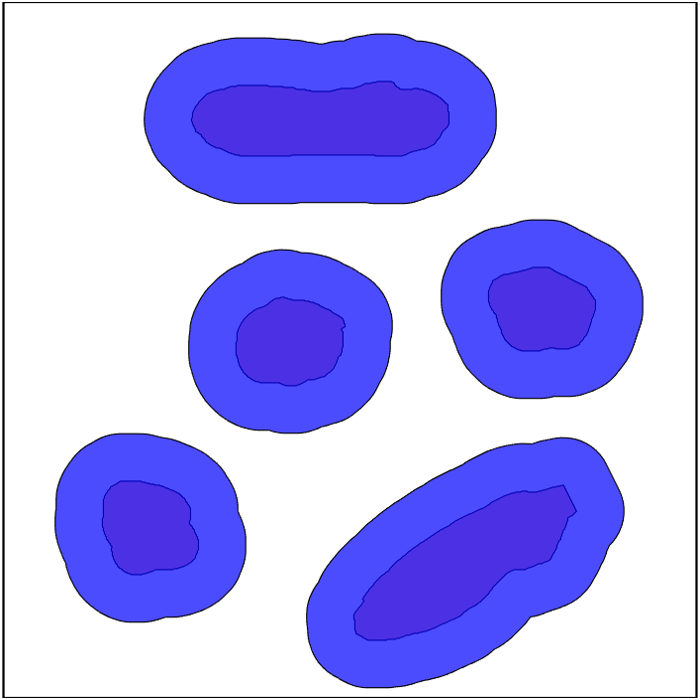
%> input picture 07 - Planejamento Rapidly-Exploring Random Tree (RRT)/Img_processada_700_x_700.png, 700 x 700 px
$ octave algoritmo_RRT_com_mapa.m   (GNU Octave 9; MATLAB toolbox functions it lacks are replaced by stand-ins)
%> lines starting %> are read from the running program, lines starting %| are printed output that depends on the picture
clc;
clear all;
close all;

% Leitura da imagem do mapa
%img = imread('imagens/imagem_processada_50x50.png');
img = imread('Img_processada_700_x_700.png');
%> img is the input picture: size 700x700x3 uint8; mean R, G, B 181.5, 178.5, 247.1
%img = imread('imagens/maze.png');

img=rgb2gray(img); %Converter para gray
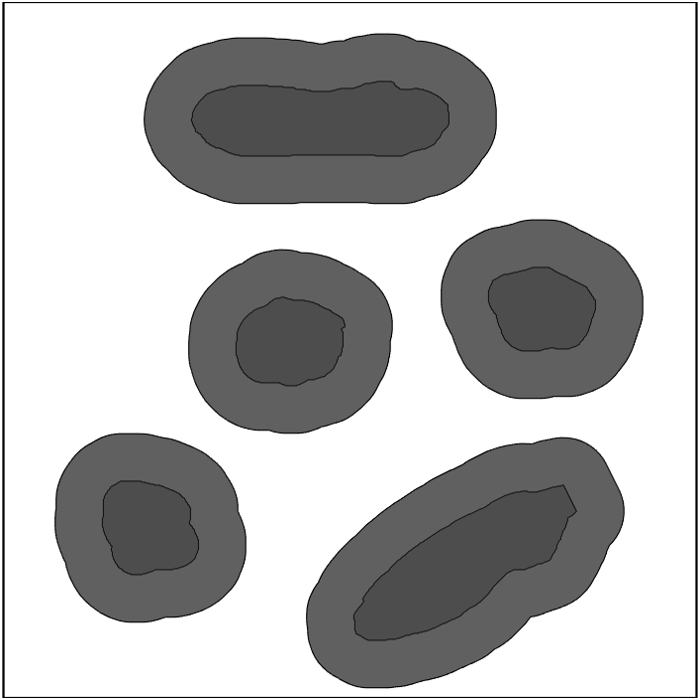
%> img: size 700x700 uint8; min 0, max 255, mean 187.1
[n_linhas_img, n_colunas_img]=size(img);
%> n_linhas_img = 700; n_colunas_img = 700
figure;
image(img); % mostra a imagem em escala de cinza
set(gcf,'colormap',gray);
axis equal;

% Definição das coordenadas do ponto inicial e final do robô
start_point = [-4, -4];
goal_point = [2.8, 2.76];

%dimensões do mapa (considera-se que o sistema de ref está no centro do mapa)
size_x_mapa=10;
size_y_mapa=10;

%escala entre o mapa real e a imagem em pixels
escala_colunas=n_colunas_img/size_x_mapa; %pixels/metro
%> escala_colunas = 70
escala_linhas=n_linhas_img/size_y_mapa; %pixels/metro
%> escala_linhas = 70

% Parâmetros do algoritmo RRT
max_iter = 1000; % número máximo de iterações
step_size = 1;

% Inicialização da árvore
tree = [start_point, 0]; % A árvore é uma matriz onde cada linha é um nó: [x, y, índice do pai]

for iter = 1:max_iter
    % Gerar um ponto aleatório no espaço de configuração
    if (mod(iter,10)==0) % se multiplo de 5 gera um ponto em direção da meta
        random_point = goal_point;
    else
        random_point = [rand()*size_x_mapa-size_x_mapa/2, rand()*size_y_mapa-size_y_mapa/2]; % Substitua 10 pelos limites do seu ambiente
    end

    % Buscar o nó mais próximo na árvore
    distances = sqrt(sum((tree(:, 1:2) - random_point).^2, 2));
    [~, nearest_idx] = min(distances);
    nearest_node = tree(nearest_idx, 1:2);

    % Gerar um novo ponto na direção do ponto aleatório a uma distância
    % step_size
    direction = (random_point - nearest_node) / norm(random_point - nearest_node);
    new_point = nearest_node + step_size * direction;

    %possível nó a ser adicionado
    new_node = [new_point, nearest_idx];

    %segemento entre o nó pai se o novo ponto (apenas para graficar)
    segmento=[nearest_node; new_node(1:2)];

    %segmento em termos de pixels para graficar junto com o mapa
    segmento_pixels=[(segmento(:,1)+size_x_mapa/2)*escala_colunas,n_linhas_img-(segmento(:,2)+size_y_mapa/2)*escala_linhas];
    segmento_pixels=round(segmento_pixels);

    % Verificar se o novo ponto colide com o ambiente (pode variar de acordo com o ambiente)
    if collision_check(segmento_pixels,img)
        continue; % Ignorar este ponto se houver colisão
    end

    % Adicionar o novo ponto à árvore
    tree = [tree; new_node];

    % Verificar se o objetivo foi alcançado
    if norm(new_point - goal_point) < step_size
        % Se sim, adicionar o ponto final à árvore e sair do loop
        final_node = [goal_point, size(tree, 1)];
        tree = [tree; final_node];
        break;
    end


    %gráfico o novo segmento
    if(iter==1)
        %figure;
        hold on;
        % image(img); % mostra a imagem em escala de cinza
        % set(gcf,'colormap',gray);
        % axis equal;
        % Definir limites do gráfico
        %esca de metros
        % xlim([-size_x_mapa/2, size_x_mapa/2]); % Ajustar conforme necessário
        % ylim([-size_y_mapa/2, size_y_mapa/2]); % Ajustar conforme necessário
        %escala de pixels
        xlim([0, n_colunas_img]); % Ajustar conforme necessário
        ylim([0, n_linhas_img]); % Ajustar conforme necessário
    end
    %plot(segmento(:,1),segmento(:,2),'b');
    plot(segmento_pixels(:,1),segmento_pixels(:,2),'b');
    set (gca,'Ydir','reverse');
    pause(0.01);
end
%> after the loop, final_node = [2.8 2.76 18]; random_point = [2.58 3.77]; tree = 19 rows, first 12: [-4 -4 0; -3 -4 1; -2.03 -4.24 2; -1.46 -3.41 3; -0.625 -2.87 4; 0.0231 -2.1 5; -4.24 -3.03 1; -0.269 -1.15 6; 0.714 -0.961 8; -4.2 -2.03 7; 1.2 -0.089 9; 0.956 0.88 11]
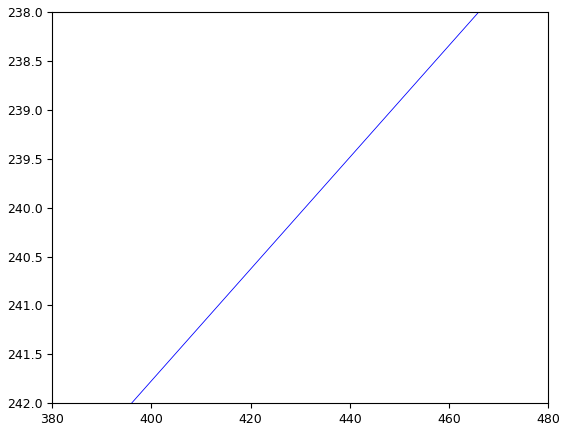
%> figure redrawn from the program's plot data
%hold off;

% Plotar a árvore
%plot(tree(:,1), tree(:,2), '-o'); % Plotar os nós
%hold on;

% Plotar a linha do caminho final
if norm(tree(end, 1:2) - goal_point) < step_size
    path = backtrack(tree, size(tree, 1)); %caminho em metros
%> the loop in backtrack, `while current_idx ~= 1` made 12 passes
%> current_idx on passes 6 to 12: 8, 6, 5, 4, 3, 2, 1
%> (path, current_idx) on passes 1 to 5: ([2.8 2.76], 18), ([2.05 2.52; 2.8 2.76], 16), ([1.66 1.59; 2.05 2.52; 2.8 2.76], 12), ([0.956 0.88; 1.66 1.59; 2.05 2.52; 2.8 2.76], 11), ([1.2 -0.089; 0.956 0.88; 1.66 1.59; 2.05 2.52; 2.8 2.76], 9)
%> after the loop in backtrack, `while current_idx ~= 1`: path = [-3 -4; -2.03 -4.24; -1.46 -3.41; -0.625 -2.87; 0.0231 -2.1; -0.269 -1.15; 0.714 -0.961; 1.2 -0.089; 0.956 0.88; 1.66 1.59; 2.05 2.52; 2.8 2.76]
%> in backtrack, `path = [tree(1, 1:2); path];`: path = 13 rows, first 12: [-4 -4; -3 -4; -2.03 -4.24; -1.46 -3.41; -0.625 -2.87; 0.0231 -2.1; -0.269 -1.15; 0.714 -0.961; 1.2 -0.089; 0.956 0.88; 1.66 1.59; 2.05 2.52]
    path_pixels_x=(path(:,1)+size_x_mapa/2)*escala_colunas;
%> path_pixels_x = [70; 140; 208; 247.7; 306.2; 351.6; 331.2; 400; 434.2; 416.9; 466; 493.2; 546]
    path_pixels_y=n_linhas_img-(path(:,2)+size_y_mapa/2)*escala_linhas;
%> path_pixels_y = [630; 629.9; 646.7; 589; 550.6; 497.3; 430.4; 417.3; 356.2; 288.4; 238.4; 173.9; 156.8]
    path_pixels_x=round(path_pixels_x);
%> path_pixels_x = [70; 140; 208; 248; 306; 352; 331; 400; 434; 417; 466; 493; 546]
    path_pixels_y=round(path_pixels_y);
%> path_pixels_y = [630; 630; 647; 589; 551; 497; 430; 417; 356; 288; 238; 174; 157]

    path

    %plot(path(:,1), path(:,2), 'r-', 'LineWidth', 2); % Caminho final em vermelho
    plot(path_pixels_x, path_pixels_y, 'r-', 'LineWidth', 2); % Caminho final em vermelho
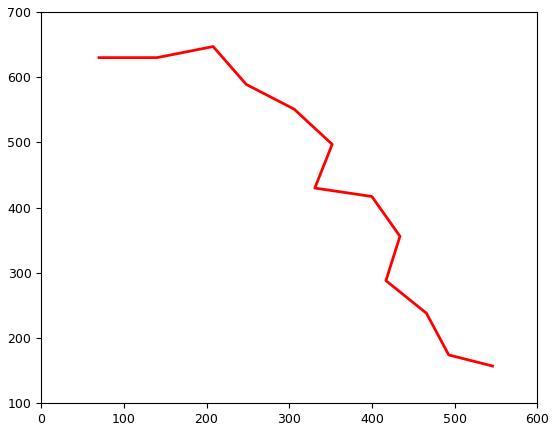
%> figure redrawn from the program's plot data
    disp('Caminho encontrado:');
else
    disp('Nenhum caminho encontrado.');
end

% Adicionar marcadores para o ponto inicial e final
start_point_pixels=[(start_point(1)+size_x_mapa/2)*escala_colunas,n_linhas_img-(start_point(2)+size_y_mapa/2)*escala_linhas];
%> start_point_pixels = [70 630]
goal_point_pixels=[(goal_point(1)+size_x_mapa/2)*escala_colunas,n_linhas_img-(goal_point(2)+size_y_mapa/2)*escala_linhas];
%> goal_point_pixels = [546 156.8]
start_point_pixels=round(start_point_pixels);
goal_point_pixels=round(goal_point_pixels);
%> goal_point_pixels = [546 157]

% plot(start_point(1), start_point(2), 'go', 'MarkerSize', 10, 'MarkerFaceColor', 'g'); % Ponto inicial em verde
% plot(goal_point(1), goal_point(2), 'ro', 'MarkerSize', 10, 'MarkerFaceColor', 'r'); % Ponto final em vermelho

plot(start_point_pixels(1), start_point_pixels(2), 'go', 'MarkerSize', 10, 'MarkerFaceColor', 'g'); % Ponto inicial em verde
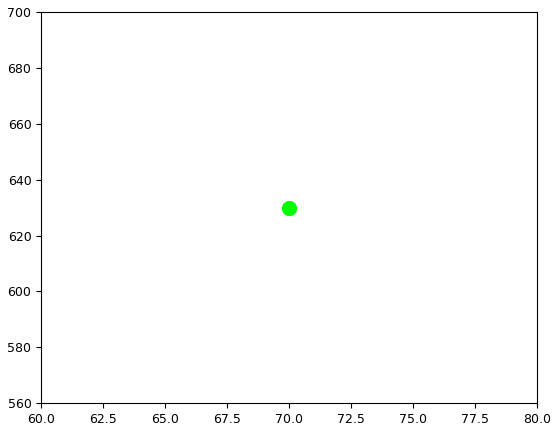
%> figure redrawn from the program's plot data
plot(goal_point_pixels(1), goal_point_pixels(2), 'ro', 'MarkerSize', 10, 'MarkerFaceColor', 'r'); % Ponto final em vermelho


hold off;

% Adicionar rótulos e título
xlabel('X');
ylabel('Y');
title('RRT para Planejamento de Trajetória');
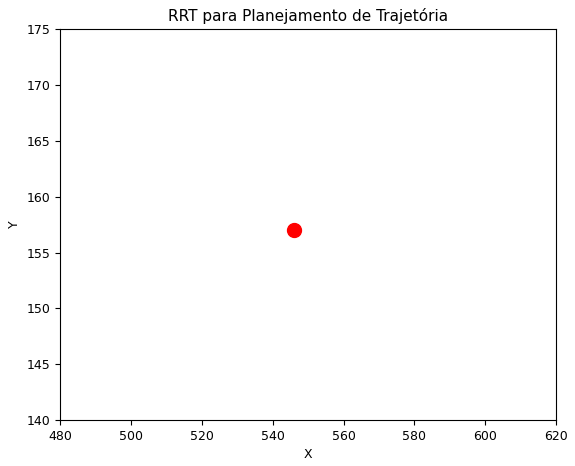
%> figure redrawn from the program's plot data

% [16 lines of commented-out code are left out]
function collision = collision_check(segmento_pixels,img)
    % Implemente a lógica para verificar se há colisão entre os pontos
    collision=true;
    y1=segmento_pixels(1,1);
    x1=segmento_pixels(1,2);
    y2=segmento_pixels(2,1);
    x2=segmento_pixels(2,2);

    [n_linhas_img, n_colunas_img]=size(img);
    if (x1<1 || y1<1 || x2<1 || y2<1)
        return;
    end
    if (x1>n_colunas_img || y1>n_linhas_img || x2>n_colunas_img || y2>n_linhas_img)
        return
    end
    % Inicializa as coordenadas iniciais
    x = round(x1);
    y = round(y1);

    % Calcula as diferenças
    dx = round(x2) - round(x1);
    dy = round(y2) - round(y1);

    if dx == 0 && dy == 0
        if img(round(y1),round(x1))>127
            collision = false; % Por enquanto, assumimos que não há colisão

        else
            collision=true;
        end
        return;
    end

    % Determina o número de passos
    if abs(dx) > abs(dy)
        steps = abs(dx);
    else
        steps = abs(dy);
    end


    % Calcula as incrementações
    x_increment = dx / steps;
    y_increment = dy / steps;


    for i = 1:steps+1
        if img(round(x),round(y))>127
            collision = false; % Por enquanto, assumimos que não há colisão

        else
            collision=true;
        end
        x = x + x_increment;
        y = y + y_increment;

    end
    %collision = false; % Por enquanto, assumimos que não há colisão
end

% Função para realizar backtracking e recuperar o caminho
function path = backtrack(tree, end_idx)
    path = [];
    current_idx = end_idx;
    while current_idx ~= 1
        path = [tree(current_idx, 1:2); path];
        current_idx = tree(current_idx, 3);
    end
    path = [tree(1, 1:2); path];
end
